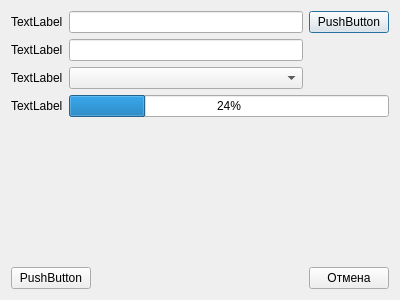
<?xml version="1.0" encoding="UTF-8"?>
<ui version="4.0">
 <class>AddVolumeModal</class>
 <widget class="QDialog" name="AddVolumeModal">
  <property name="geometry">
   <rect>
    <x>0</x>
    <y>0</y>
    <width>400</width>
    <height>300</height>
   </rect>
  </property>
  <property name="windowTitle">
   <string>Dialog</string>
  </property>
  <layout class="QVBoxLayout" name="verticalLayout">
   <item>
    <layout class="QGridLayout" name="gridLayout">
     <item row="0" column="0">
      <widget class="QLabel" name="label">
       <property name="text">
        <string>TextLabel</string>
       </property>
      </widget>
     </item>
     <item row="0" column="1">
      <widget class="QLineEdit" name="lineEdit"/>
     </item>
     <item row="0" column="2">
      <widget class="QPushButton" name="pushButton">
       <property name="text">
        <string>PushButton</string>
       </property>
      </widget>
     </item>
     <item row="1" column="0">
      <widget class="QLabel" name="label_2">
       <property name="text">
        <string>TextLabel</string>
       </property>
      </widget>
     </item>
     <item row="1" column="1">
      <widget class="QLineEdit" name="lineEdit_2"/>
     </item>
     <item row="2" column="0">
      <widget class="QLabel" name="label_3">
       <property name="text">
        <string>TextLabel</string>
       </property>
      </widget>
     </item>
     <item row="2" column="1">
      <widget class="QComboBox" name="comboBox"/>
     </item>
    </layout>
   </item>
   <item>
    <layout class="QHBoxLayout" name="horizontalLayout_2">
     <item>
      <widget class="QLabel" name="label_4">
       <property name="text">
        <string>TextLabel</string>
       </property>
      </widget>
     </item>
     <item>
      <widget class="QProgressBar" name="progressBar">
       <property name="value">
        <number>24</number>
       </property>
      </widget>
     </item>
    </layout>
   </item>
   <item>
    <spacer name="verticalSpacer">
     <property name="orientation">
      <enum>Qt::Vertical</enum>
     </property>
     <property name="sizeHint" stdset="0">
      <size>
       <width>20</width>
       <height>133</height>
      </size>
     </property>
    </spacer>
   </item>
   <item>
    <layout class="QHBoxLayout" name="horizontalLayout">
     <item>
      <widget class="QPushButton" name="pushButton_2">
       <property name="text">
        <string>PushButton</string>
       </property>
      </widget>
     </item>
     <item>
      <spacer name="horizontalSpacer">
       <property name="orientation">
        <enum>Qt::Horizontal</enum>
       </property>
       <property name="sizeHint" stdset="0">
        <size>
         <width>40</width>
         <height>20</height>
        </size>
       </property>
      </spacer>
     </item>
     <item>
      <widget class="QPushButton" name="pushButton_3">
       <property name="text">
        <string>Отмена</string>
       </property>
      </widget>
     </item>
    </layout>
   </item>
  </layout>
 </widget>
 <resources/>
 <connections>
  <connection>
   <sender>pushButton_3</sender>
   <signal>clicked()</signal>
   <receiver>AddVolumeModal</receiver>
   <slot>close()</slot>
   <hints>
    <hint type="sourcelabel">
     <x>341</x>
     <y>277</y>
    </hint>
    <hint type="destinationlabel">
     <x>287</x>
     <y>254</y>
    </hint>
   </hints>
  </connection>
 </connections>
</ui>
